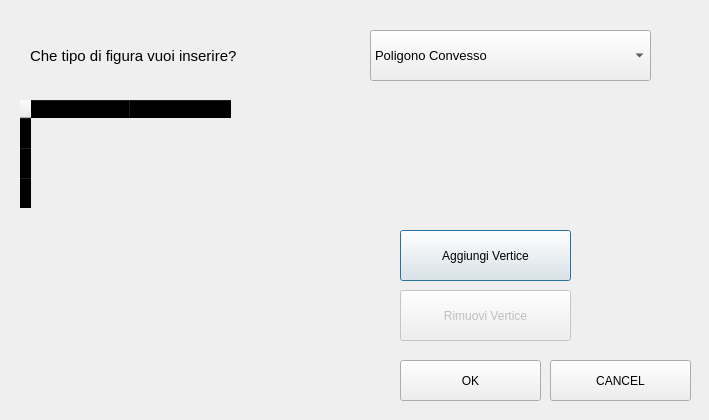
<?xml version="1.0" encoding="UTF-8"?>
<ui version="4.0">
 <class>AggiungiFigura</class>
 <widget class="QDialog" name="AggiungiFigura">
  <property name="geometry">
   <rect>
    <x>0</x>
    <y>0</y>
    <width>709</width>
    <height>420</height>
   </rect>
  </property>
  <property name="sizePolicy">
   <sizepolicy hsizetype="Fixed" vsizetype="Fixed">
    <horstretch>0</horstretch>
    <verstretch>0</verstretch>
   </sizepolicy>
  </property>
  <property name="minimumSize">
   <size>
    <width>709</width>
    <height>420</height>
   </size>
  </property>
  <property name="maximumSize">
   <size>
    <width>709</width>
    <height>485</height>
   </size>
  </property>
  <property name="windowTitle">
   <string>Aggiungi Figura</string>
  </property>
  <widget class="QLabel" name="label_2">
   <property name="geometry">
    <rect>
     <x>30</x>
     <y>30</y>
     <width>291</width>
     <height>51</height>
    </rect>
   </property>
   <property name="font">
    <font>
     <pointsize>11</pointsize>
    </font>
   </property>
   <property name="text">
    <string>Che tipo di figura vuoi inserire?</string>
   </property>
  </widget>
  <widget class="QComboBox" name="comboBox">
   <property name="geometry">
    <rect>
     <x>370</x>
     <y>30</y>
     <width>281</width>
     <height>51</height>
    </rect>
   </property>
   <property name="font">
    <font>
     <pointsize>10</pointsize>
    </font>
   </property>
   <property name="cursor">
    <cursorShape>PointingHandCursor</cursorShape>
   </property>
   <item>
    <property name="text">
     <string>Poligono Convesso</string>
    </property>
   </item>
   <item>
    <property name="text">
     <string>Cerchio</string>
    </property>
   </item>
  </widget>
  <widget class="QTableWidget" name="tableVertici">
   <property name="geometry">
    <rect>
     <x>20</x>
     <y>100</y>
     <width>341</width>
     <height>291</height>
    </rect>
   </property>
   <property name="sizePolicy">
    <sizepolicy hsizetype="MinimumExpanding" vsizetype="MinimumExpanding">
     <horstretch>0</horstretch>
     <verstretch>0</verstretch>
    </sizepolicy>
   </property>
   <property name="cursor" stdset="0">
    <cursorShape>ArrowCursor</cursorShape>
   </property>
   <property name="focusPolicy">
    <enum>Qt::WheelFocus</enum>
   </property>
   <property name="styleSheet">
    <string notr="true">QTableWidget{background-color:rgba(255,101,57,0); border:0
}
QHeaderView{background-color:rgba(255,101,57,0);}
QLineEdit {
    border: 2px solid gray;
    padding: 0 8px;
    background: yellow;
}
QListView {
 background-color: rgb(203, 251, 255);
}


</string>
   </property>
   <property name="editTriggers">
    <set>QAbstractItemView::CurrentChanged|QAbstractItemView::DoubleClicked|QAbstractItemView::EditKeyPressed|QAbstractItemView::SelectedClicked</set>
   </property>
   <property name="selectionMode">
    <enum>QAbstractItemView::SingleSelection</enum>
   </property>
   <property name="selectionBehavior">
    <enum>QAbstractItemView::SelectRows</enum>
   </property>
   <row>
    <property name="text">
     <string>1</string>
    </property>
   </row>
   <row>
    <property name="text">
     <string>2</string>
    </property>
   </row>
   <row>
    <property name="text">
     <string>3</string>
    </property>
   </row>
   <column>
    <property name="text">
     <string>X</string>
    </property>
    <property name="background">
     <color>
      <red>211</red>
      <green>250</green>
      <blue>255</blue>
     </color>
    </property>
   </column>
   <column>
    <property name="text">
     <string>Y</string>
    </property>
    <property name="background">
     <color>
      <red>196</red>
      <green>232</green>
      <blue>236</blue>
     </color>
    </property>
   </column>
   <item row="0" column="0">
    <property name="text">
     <string/>
    </property>
   </item>
  </widget>
  <widget class="QPushButton" name="AggiungiVerticeDialog">
   <property name="geometry">
    <rect>
     <x>400</x>
     <y>230</y>
     <width>171</width>
     <height>51</height>
    </rect>
   </property>
   <property name="font">
    <font>
     <pointsize>9</pointsize>
    </font>
   </property>
   <property name="cursor">
    <cursorShape>PointingHandCursor</cursorShape>
   </property>
   <property name="text">
    <string>Aggiungi Vertice</string>
   </property>
  </widget>
  <widget class="QPushButton" name="RimuoviVerticeDialog">
   <property name="enabled">
    <bool>false</bool>
   </property>
   <property name="geometry">
    <rect>
     <x>400</x>
     <y>290</y>
     <width>171</width>
     <height>51</height>
    </rect>
   </property>
   <property name="font">
    <font>
     <pointsize>9</pointsize>
    </font>
   </property>
   <property name="cursor">
    <cursorShape>PointingHandCursor</cursorShape>
   </property>
   <property name="text">
    <string>Rimuovi Vertice</string>
   </property>
  </widget>
  <widget class="QPushButton" name="okButton">
   <property name="geometry">
    <rect>
     <x>400</x>
     <y>360</y>
     <width>141</width>
     <height>41</height>
    </rect>
   </property>
   <property name="font">
    <font>
     <pointsize>9</pointsize>
    </font>
   </property>
   <property name="cursor">
    <cursorShape>PointingHandCursor</cursorShape>
   </property>
   <property name="text">
    <string>OK</string>
   </property>
  </widget>
  <widget class="QPushButton" name="cancelButton">
   <property name="geometry">
    <rect>
     <x>550</x>
     <y>360</y>
     <width>141</width>
     <height>41</height>
    </rect>
   </property>
   <property name="font">
    <font>
     <pointsize>9</pointsize>
    </font>
   </property>
   <property name="cursor">
    <cursorShape>PointingHandCursor</cursorShape>
   </property>
   <property name="text">
    <string>CANCEL</string>
   </property>
  </widget>
 </widget>
 <resources/>
 <connections/>
</ui>
